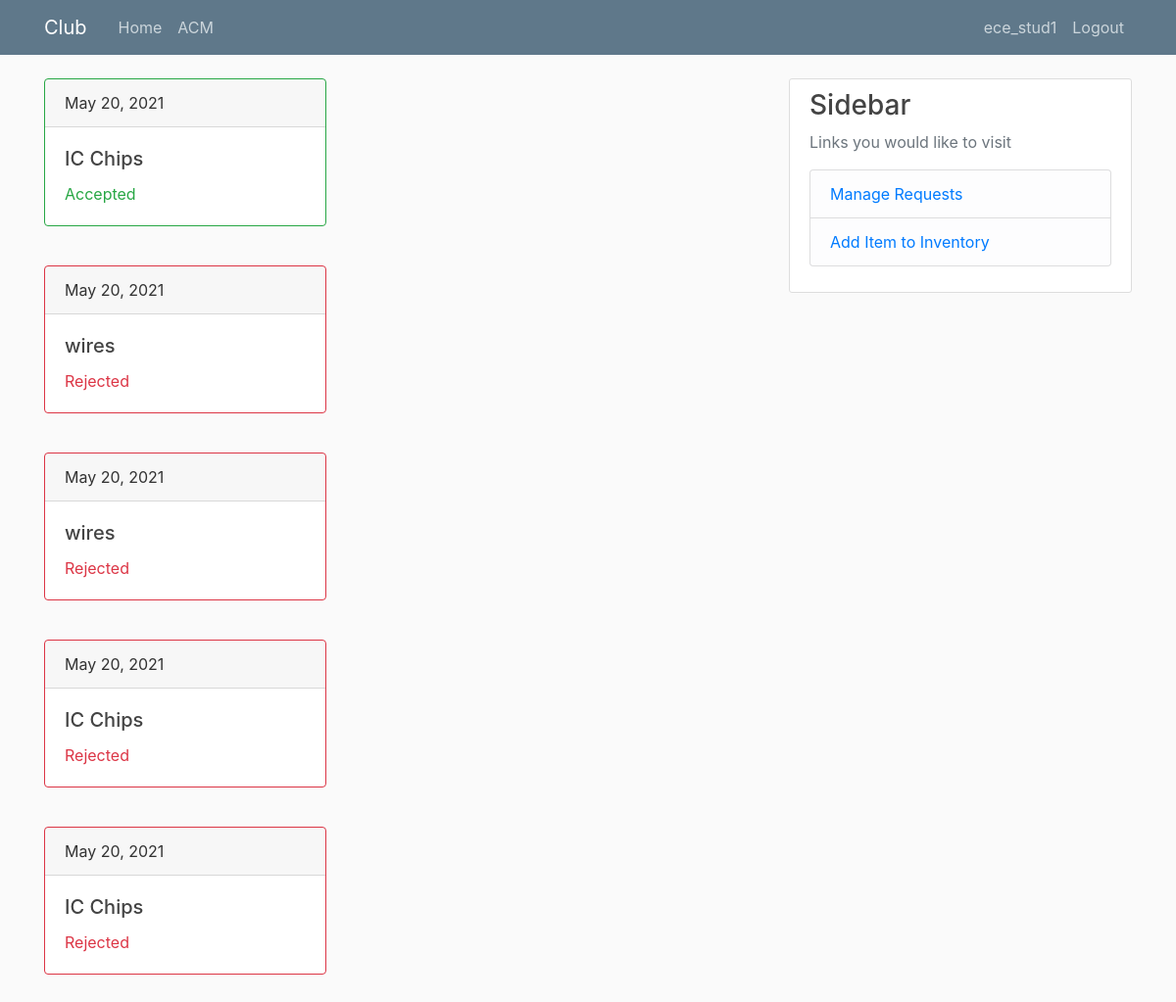
The page /user/Your-Inventory/ (signed in) on the database as committed earlier.
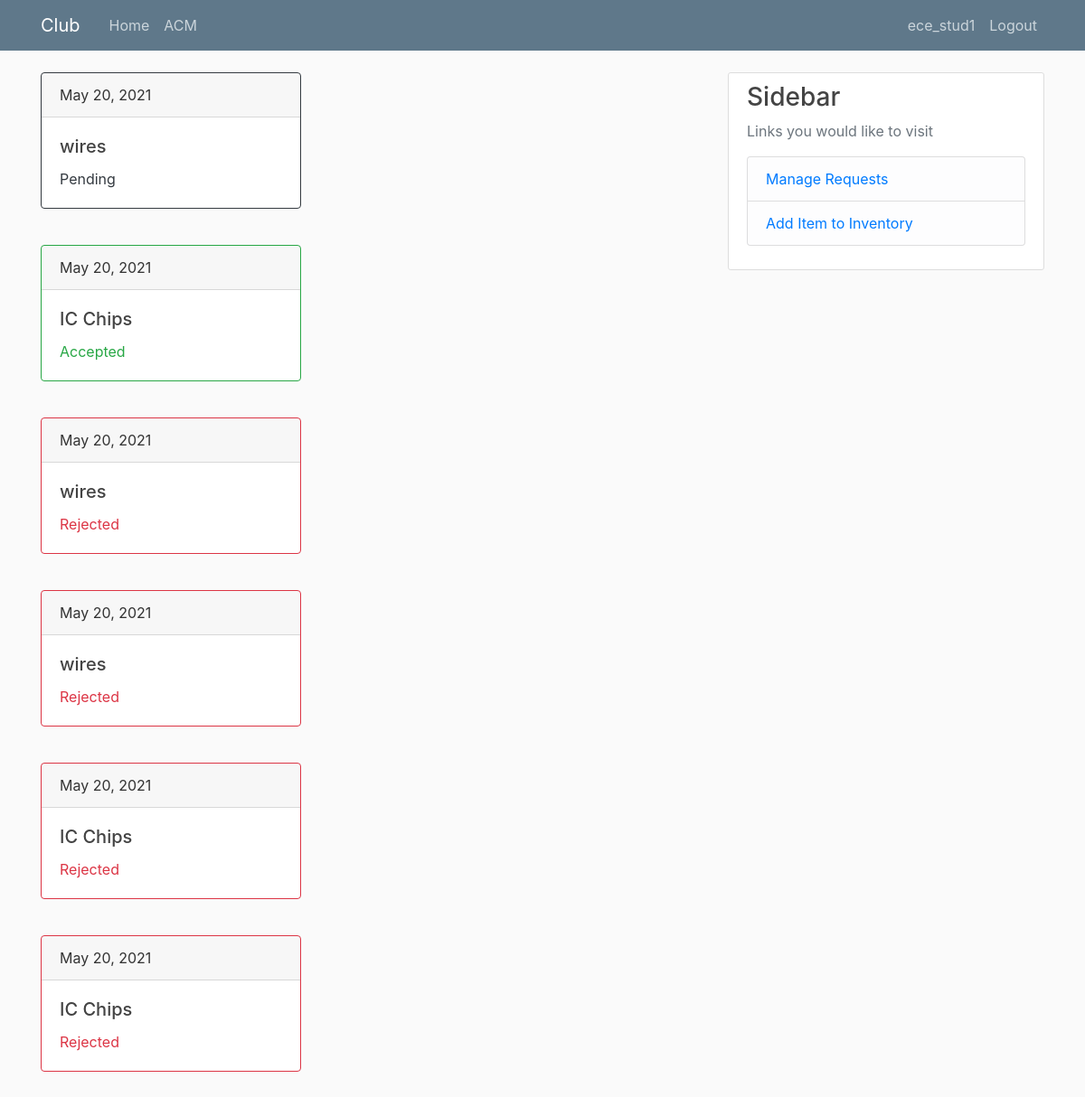
The same page on the database as committed later.
### Club/models.py (models this page shows, shortened)
class ItemRequest(models.Model):
    memberID    = models.ForeignKey("User.User", on_delete = models.CASCADE)
    itemID      = models.ForeignKey(Items, on_delete = models.CASCADE)
    createdOn   = models.DateField(default=timezone.now)
    requested   = models.IntegerField(verbose_name="Number of requested items ")
    club        = models.ForeignKey(Club, on_delete = models.CASCADE)
    status      = models.ForeignKey(RequestStatus, on_delete = models.CASCADE)

class Items(models.Model):
    name     = models.CharField(verbose_name = 'Item Name', max_length = 200, unique = False)
    quantity = models.IntegerField(verbose_name = 'Quantity')
    club     = models.ForeignKey(Club, on_delete = models.CASCADE, related_name = 'item_club')

class RequestStatus(models.Model):
    description = models.CharField(max_length=27)

### User/views.py (the view)
# urls.py: path("Your-Inventory/", YourInventory, name = 'Your Inventory'),
def YourInventory(request):
    user = request.user
    requestsPending = ItemRequest.objects.filter(memberID = user).filter(status = RequestStatus.objects.all()[1])
    requestsAccepted = ItemRequest.objects.filter(memberID = user).filter(status = RequestStatus.objects.all()[0])
    requestsRejected = ItemRequest.objects.filter(memberID = user).filter(status = RequestStatus.objects.all()[2])
    context = {'pending':requestsPending, 'accepted' : requestsAccepted, 'rejected' : requestsRejected}
    return render(request, 'User/Inventory.html', context)

### Club/models.py (called while the page is built)
    def __str__(self):
        return self.name

### User/templates/User/Inventory.html
{% extends "User/Base.html" %}
{% block content %}
{% for p in pending %}
<div class="card border-dark mb-3" style="max-width: 18rem;">
  <div class="card-header">{{ p.createdOn }}</div>
  <div class="card-body text-dark">
    <h5 class="card-title">{{ p.itemID.name }}</h5>
    <p class="card-text">{{ p.status.description }}</p>
  </div>
</div>
<br>
{% endfor %}
{% for p in accepted %}
<div class="card border-success mb-3" style="max-width: 18rem;">
  <div class="card-header">{{ p.createdOn }}</div>
  <div class="card-body text-success">
    <h5 class="card-title">{{ p.itemID.name }}</h5>
    <p class="card-text">{{ p.status.description }}</p>
  </div>
</div>
<br>
{% endfor %}
{% for p in rejected %}
<div class="card border-danger mb-3" style="max-width: 18rem;">
  <div class="card-header">{{ p.createdOn }}</div>
  <div class="card-body text-danger">
    <h5 class="card-title">{{ p.itemID.name }}</h5>
    <p class="card-text">{{ p.status.description }}</p>
  </div>
</div>
<br>
{% endfor %}
{% endblock content %}

Rows that differ between the two databases and show on the page:
added ItemRequest: createdOn "May 20, 2021", itemID.name "wires", status.description "Pending"
